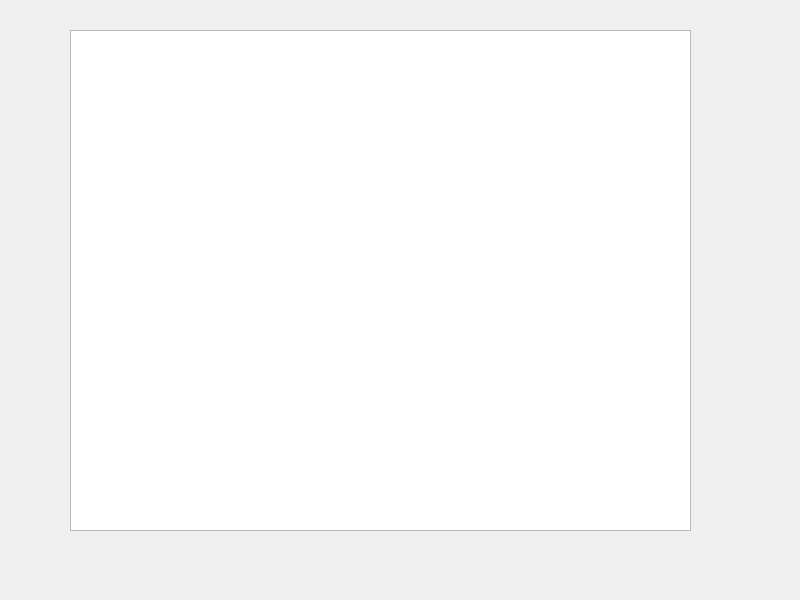
<?xml version="1.0" encoding="UTF-8"?>
<ui version="4.0">
 <class>Widget</class>
 <widget class="QWidget" name="Widget">
  <property name="geometry">
   <rect>
    <x>0</x>
    <y>0</y>
    <width>800</width>
    <height>600</height>
   </rect>
  </property>
  <property name="windowTitle">
   <string>Widget</string>
  </property>
  <widget class="QTableView" name="tableView">
   <property name="geometry">
    <rect>
     <x>70</x>
     <y>30</y>
     <width>621</width>
     <height>501</height>
    </rect>
   </property>
   <property name="font">
    <font>
     <pointsize>12</pointsize>
    </font>
   </property>
   <property name="selectionMode">
    <enum>QAbstractItemView::SelectionMode::NoSelection</enum>
   </property>
  </widget>
 </widget>
 <resources/>
 <connections/>
</ui>
